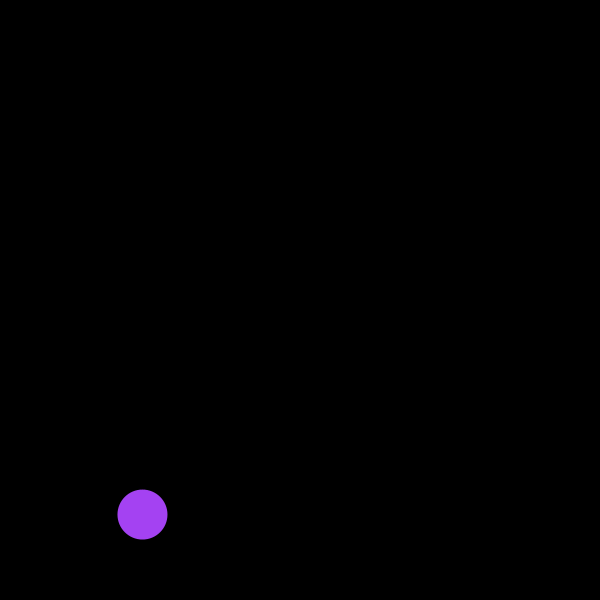
Frame 1 (no input)
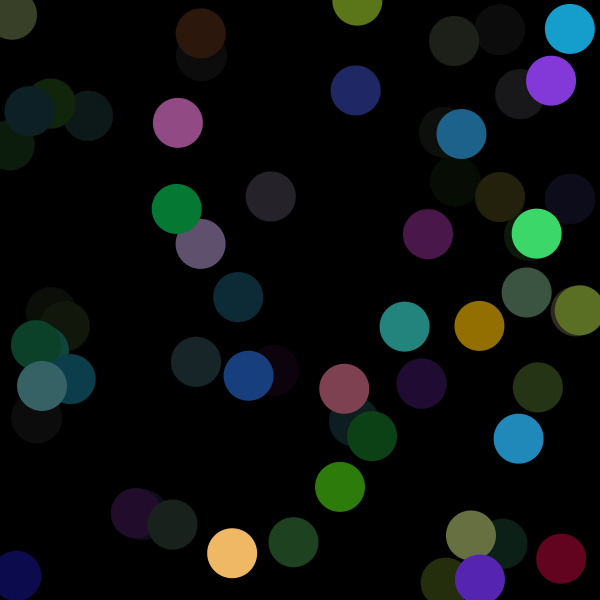
Frame 60 (the mouse pressed at the canvas centre just before this capture)
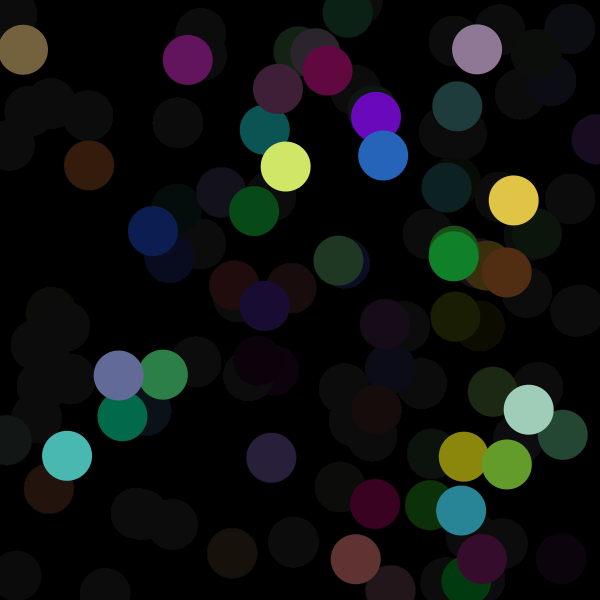
Frame 120 (the mouse held since frame 60 and released just before this capture)

The Processing sketch that drew these frames (run headless with seeded random() and noise(); from frame 60 on, the mouse is pressed at the canvas centre):

// Processing sketch: t01_demo1
// ── t01_demo1.pde
void setup()
{
  size(600, 600);
  smooth();
  background(0);
}


void draw()
{
  // (a)
  
  // (b)
  //background(0);
  
  // (c)
  noStroke();
  fill(0, 10);
  rect(0, 0, width, height);
  
  
  // draw something
  noStroke();
  fill(random(255), random(255), random(255));
  ellipse(random(width), random(height), 50, 50);
}
